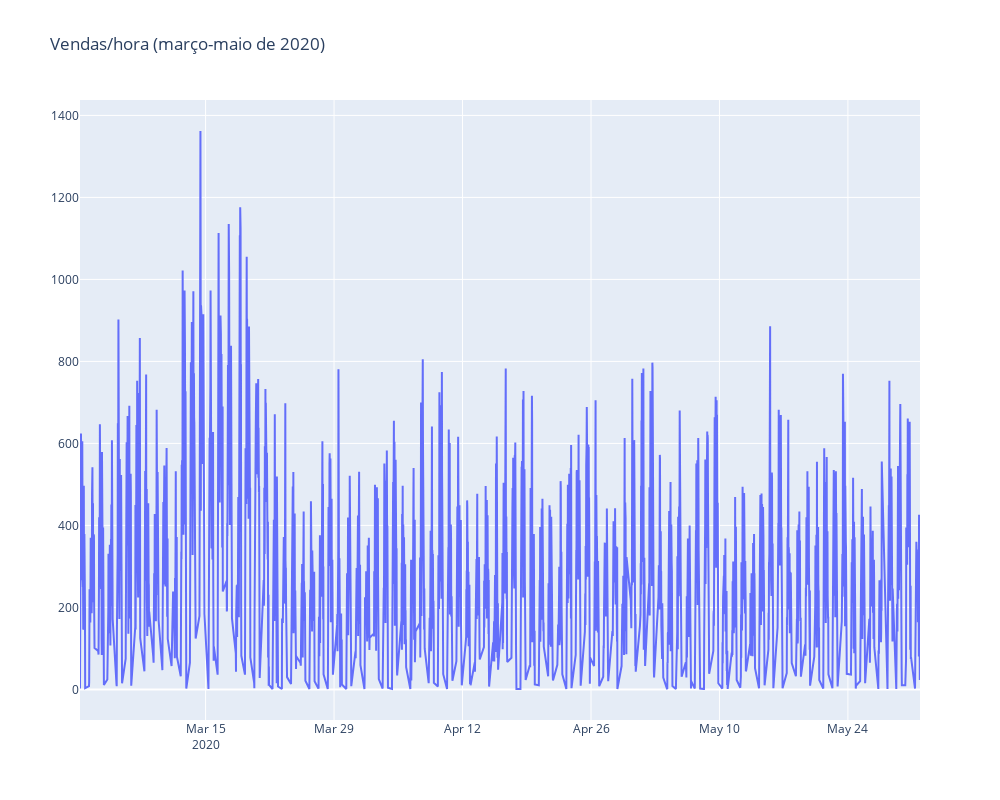

Notebook cell for this chart:
### Markdown cell above
# Quantidade de produtos vendidos/hora (loja 274)

### Code cell
sales_data_l274 = go.Scatter(x=df_274_time_sale.ds,y=df_274_time_sale.y)
layout = go.Layout(height=800,
                   width=1000,
                   title='Vendas/hora (março-maio de 2020)')
fig_sales_hour = go.Figure(data=[sales_data_l274],layout=layout)
iplot(fig_sales_hour)

### Figure 1 — Plotly figure (JSON) as saved in the notebook; plotly's stock layout.template omitted (floating-point values rounded to 4 significant figures; data arrays with more than 128 entries replaced by an {"elided": "..."} marker saying what was removed)
{"data": [{"type": "scatter", "x": {"elided": "2555 str values"}, "y": {"elided": "2555 int values"}}], "layout": {"height": 800, "title": {"text": "Vendas/hora (março-maio de 2020)"}, "width": 1000}}
